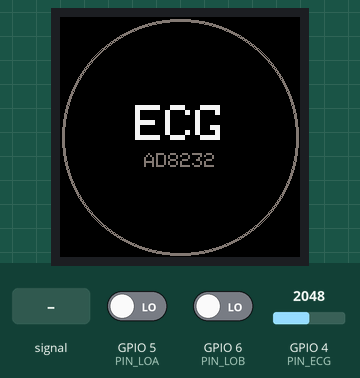
This sketch was run on a simulated ESP32-S3. Parts: 240×240 colour display. Inputs (shaded band) come from the test bench; at power-on: GPIO 5 (PIN_LOA) LOW, GPIO 6 (PIN_LOB) LOW, GPIO 4 (PIN_ECG) = 2048 (analog values on the 0–4095 scale). What the sketch prints to the serial monitor is not drawn.

Above: at 1.3 s.
1.4 s: GPIO 5 (PIN_LOA) driven HIGH
At 2.3 s:
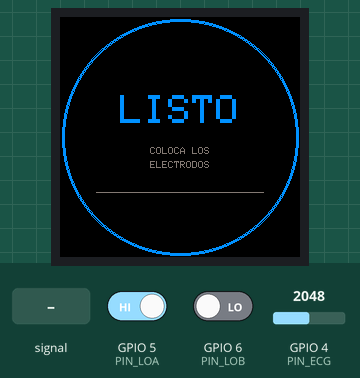
2.9 s: GPIO 5 (PIN_LOA) driven LOW
At 3.13 s:
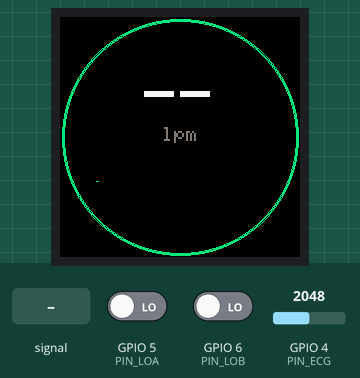
5.3 s: GPIO 4 (PIN_ECG) fed a 200 Hz sine of ±327 counts around its level
At 6.43 s:
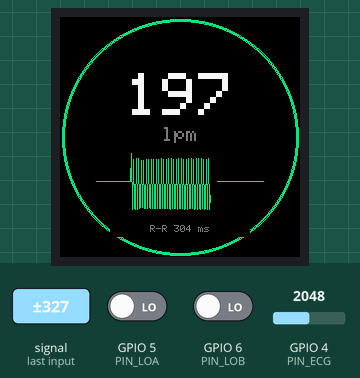
8.3 s: GPIO 6 (PIN_LOB) driven HIGH
At 9.5 s:
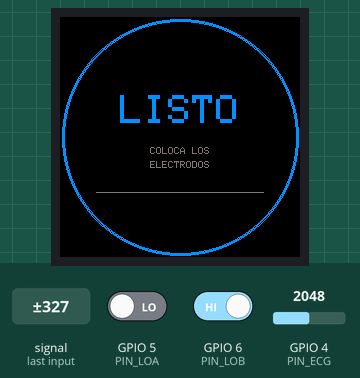
9.8 s: GPIO 6 (PIN_LOB) driven LOW
At 10.05 s:
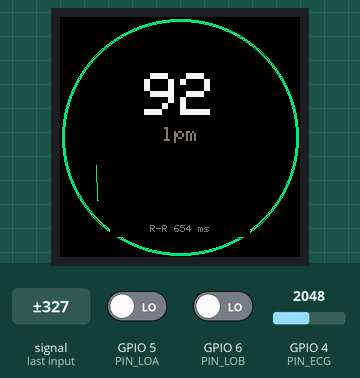
Timing chart, 0 to 10.2 s (numbered marks = the images above; inputs shaded):
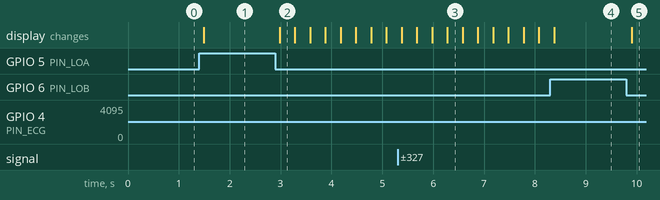

Measured:
- after the input at 1.4 s, the display: changes after 0.09 s (image 1)
- after the input at 2.9 s, the display: changes after 0.08 s (image 2)
- after the input at 8.3 s, the display: changes after 0.09 s (image 4)
- after the input at 9.8 s, the display: changes after 0.10 s (image 5)

The sketch:

ecg_tft_gc9a01.ino
```cpp
/*
  ECG con AD8232 + ESP32-S3 y pantalla TFT redonda GC9A01 (240x240).

  La pantalla actua de testigo con tres estados bien distintos:
    INICIANDO : aro gris,  "ECG AD8232"        -> la pantalla vive
    LISTO     : aro azul,  "LISTO"             -> conectado, sin medir
    MIDIENDO  : aro verde, onda + FC + R-R     -> midiendo

  Sigue enviando la senal filtrada por Serial a 115200 bd, un numero
  por linea, para verla en el Serial Plotter del Arduino IDE.

  ---------------------------------------------------------------
  CONEXIONES

  AD8232                 ESP32-S3
    GND        ------>   GND
    3.3V       ------>   3V3
    OUTPUT     ------>   GPIO4      (ADC1_CH3)
    LO-        ------>   GPIO5
    LO+        ------>   GPIO6
    SDN        ------>   sin conectar (el modulo trae pull-up)

  TFT (conector rotulado "TFT")
    VCC        ------>   3V3
    GND        ------>   GND
    SCK        ------>   GPIO12
    SDA        ------>   GPIO11     (es MOSI; el modulo lo rotula mal)
    CS         ------>   GPIO10
    A0/DC      ------>   GPIO14
    RESET      ------>   sin conectar (reset por software)
    LED        ------>   3V3

  ---------------------------------------------------------------
  POR QUE DOS NUCLEOS

  Un cuadro completo de 240x240 en color son 115 200 bytes.  Por SPI
  tarda decenas de milisegundos y el periodo de muestreo es de 4 ms:
  dibujar dentro del bucle de adquisicion se comeria muestras.

  Nucleo 0 solo muestrea, nucleo 1 solo dibuja.  Se comunican por un
  buffer circular de un productor y un consumidor, que no necesita
  semaforo.  El muestreo usa vTaskDelayUntil: el tick de FreeRTOS es
  de 1 ms, asi que 4 ticks dan 250 Hz exactos sin espera activa.
*/

#include <Arduino_GFX_Library.h>

// ---------------------------------------------------------------- pines
const int PIN_ECG = 4;
const int PIN_LOA = 5;        // uno de los leads-off
const int PIN_LOB = 6;        // el otro

// LED RGB integrado de la placa.  UN SOLO pin: el ESP32-S3 tiene 4
// canales RMT y rgbLedWrite() reserva uno por pin.
#define PIN_LED_PLACA 48

#define TFT_SCK  12
#define TFT_MOSI 11
#define TFT_CS   10
#define TFT_DC   14

Arduino_DataBus *bus = new Arduino_ESP32SPI(
    TFT_DC, TFT_CS, TFT_SCK, TFT_MOSI, GFX_NOT_DEFINED);
// RESET sin cablear: la libreria manda un reset por software.
Arduino_GFX *gfx = new Arduino_GC9A01(bus, GFX_NOT_DEFINED, 0, true /* IPS */);

// ---------------------------------------------------------------- senal
const float FS = 250.0f;
#define F_RED 60.0f          // 60 Hz en Colombia, 50 en Europa

struct Biquad {
  float b0, b1, b2, a1, a2, z1, z2;
  void set(float B0, float B1, float B2, float A0, float A1, float A2) {
    b0 = B0 / A0; b1 = B1 / A0; b2 = B2 / A0;
    a1 = A1 / A0; a2 = A2 / A0; z1 = z2 = 0.0f;
  }
  float operator()(float x) {
    float y = b0 * x + z1;
    z1 = b1 * x - a1 * y + z2;
    z2 = b2 * x - a2 * y;
    return y;
  }
};
Biquad hp, notch, lp;

void disenaFiltros() {
  const float PI2 = 6.2831853f;
  { float w = PI2 * 0.5f / FS, c = cosf(w), al = sinf(w) / (2.0f * 0.7071f);
    hp.set((1 + c) / 2, -(1 + c), (1 + c) / 2, 1 + al, -2 * c, 1 - al); }
  { float w = PI2 * F_RED / FS, c = cosf(w), al = sinf(w) / (2.0f * 30.0f);
    notch.set(1, -2 * c, 1, 1 + al, -2 * c, 1 - al); }
  { float w = PI2 * 40.0f / FS, c = cosf(w), al = sinf(w) / (2.0f * 0.7071f);
    lp.set((1 - c) / 2, 1 - c, (1 - c) / 2, 1 + al, -2 * c, 1 - al); }
}

// ------------------------------------------- buffer circular entre nucleos
#define NBUF 1024
volatile int16_t  rbuf[NBUF];
volatile uint32_t w_idx = 0;      // solo lo toca el nucleo 0
uint32_t          r_idx = 0;      // solo lo toca el nucleo 1

volatile float g_bpm = 0.0f;
volatile float g_rr  = 0.0f;
volatile bool     g_contacto = false;
volatile uint32_t g_latido = 0;      // millis() del ultimo pico R

// ---------------------------------------------------------- nucleo 0
void tareaMuestreo(void *)
{
  float offset = -1.0f;
  long  n = 0, sin_contacto = 0;

  float bloque_max = 0.0f, hist[3] = {0, 0, 0};
  int   bloque_n = 0, hist_i = 0;
  long  ult_pico = -1000;

  TickType_t t = xTaskGetTickCount();
  for (;;) {
    vTaskDelayUntil(&t, pdMS_TO_TICKS(4));      // 250 Hz exactos

    int  v = analogRead(PIN_ECG);
    bool despegado = (digitalRead(PIN_LOA) == HIGH || digitalRead(PIN_LOB) == HIGH);
    g_contacto = !despegado;

    // Sin contacto sostenido, borrar la FC: dejar el ultimo valor en
    // pantalla haria creer que sigue midiendo.
    if (despegado) {
      if (++sin_contacto > (long)(2 * FS)) { g_bpm = 0.0f; g_rr = 0.0f; }
    } else {
      sin_contacto = 0;
    }

    if (offset < 0) offset = (float)v;
    float y = lp(notch(hp((float)v - offset)));

    // El pasa-altos tarda ~1,5 s en asentarse; su transitorio inicial
    // es un pico enorme que arruinaria la escala de la pantalla.
    bool listo = (++n >= (long)(1.5f * FS));
    int16_t s = listo ? (int16_t)y : 0;

    rbuf[w_idx % NBUF] = s;
    w_idx++;
    Serial.println(s);

    if (listo && !despegado) {
      if (y > bloque_max) bloque_max = y;
      if (++bloque_n >= (int)FS) {
        hist[hist_i] = bloque_max;
        hist_i = (hist_i + 1) % 3;
        bloque_max = 0.0f; bloque_n = 0;
      }
      float pico = max(hist[0], max(hist[1], hist[2]));
      if (pico > 20.0f && y > 0.5f * pico && (n - ult_pico) > (long)(0.3f * FS)) {
        if (ult_pico > 0) {
          float rr = (n - ult_pico) / FS;
          if (rr > 0.3f && rr < 2.0f) {
            g_rr  = (g_rr > 0.0f) ? (0.75f * g_rr + 0.25f * rr) : rr;
            g_bpm = 60.0f / g_rr;
          }
        }
        ult_pico = n;
        g_latido = millis();
      }
    }
  }
}

// ---------------------------------------------------------- nucleo 1
#define NEGRO 0x0000
#define BANDA_X0 36
#define BANDA_X1 204
#define BANDA_Y0 132
#define BANDA_Y1 196
#define BANDA_MED ((BANDA_Y0 + BANDA_Y1) / 2)
#define BANDA_W  (BANDA_X1 - BANDA_X0)
#define BANDA_H  (BANDA_Y1 - BANDA_Y0)
#define DECIMA   3        // 1 columna cada 3 muestras -> barrido de ~2 s

uint16_t VERDE, AZUL, BLANCO, GRIS;

enum Vista { V_INICIO, V_ESPERA, V_MIDE };

void aro(uint16_t c) {
  for (int r = 116; r <= 118; r++) gfx->drawCircle(120, 120, r, c);
}

// Centra con la fuente integrada: 6 px de avance por caracter y tamano.
void centra(const char *s, int y, int tam, uint16_t color) {
  gfx->setTextSize(tam);
  gfx->setTextColor(color);
  gfx->setCursor(120 - (int)strlen(s) * 3 * tam, y);
  gfx->print(s);
}

void pintaInicio() {
  gfx->fillScreen(NEGRO);
  aro(GRIS);
  centra("ECG", 88, 5, BLANCO);
  centra("AD8232", 136, 2, GRIS);
}

void pintaEspera() {
  gfx->fillScreen(NEGRO);
  aro(AZUL);
  centra("LISTO", 78, 4, AZUL);
  centra("COLOCA LOS", 130, 1, GRIS);
  centra("ELECTRODOS", 144, 1, GRIS);
  // Linea plana: dice "conectado pero sin senal" mejor que un hueco.
  gfx->drawFastHLine(BANDA_X0, 175, BANDA_W, GRIS);
}

void pintaMideFijo() {
  gfx->fillScreen(NEGRO);
  aro(VERDE);
  centra("lpm", 110, 2, GRIS);
}

void tareaPantalla(void *)
{
  VERDE  = gfx->color565(0, 235, 120);
  AZUL   = gfx->color565(0, 145, 255);
  BLANCO = gfx->color565(245, 245, 245);
  GRIS   = gfx->color565(130, 120, 116);

  pintaInicio();
  rgbLedWrite(PIN_LED_PLACA, 40, 40, 40);   // gris: hay vida
  vTaskDelay(pdMS_TO_TICKS(1200));          // que se alcance a leer

  Vista vista = V_INICIO;
  int      ult_bpm = -1;
  uint32_t ult_rr_ms = 0;

  int   col = 0, dec = 0, pico_dec = 0;
  int   y_prev = BANDA_MED;
  float escala = 120.0f;
  uint32_t ult_led = 0xFFFFFFFF;

  TickType_t t = xTaskGetTickCount();
  for (;;) {
    vTaskDelayUntil(&t, pdMS_TO_TICKS(40));    // 25 cuadros por segundo

    // LED de la placa, en paralelo al aro de la pantalla.  Solo se
    // escribe cuando el color cambia: rgbLedWrite habla por RMT y no
    // tiene sentido repetirlo 25 veces por segundo.
    uint32_t color;
    if (!g_contacto)                        color = 0x000030;   // azul
    else if (millis() - g_latido < 90)      color = 0x3C3C3C;   // destello
    else                                    color = 0x003000;   // verde
    if (color != ult_led) {
      ult_led = color;
      rgbLedWrite(PIN_LED_PLACA, (color >> 16) & 0xFF,
                                 (color >> 8) & 0xFF, color & 0xFF);
    }

    Vista nueva = g_contacto ? V_MIDE : V_ESPERA;
    if (nueva != vista) {
      vista = nueva;
      if (vista == V_ESPERA) pintaEspera();
      else {
        pintaMideFijo();
        col = 0; dec = 0; pico_dec = 0; y_prev = BANDA_MED;
      }
      ult_bpm = -1; ult_rr_ms = 0;
    }

    // Vaciar siempre el buffer, se dibuje o no: si no, al recuperar
    // el contacto se dibujarian de golpe los segundos acumulados.
    uint32_t w = w_idx;
    if (w - r_idx > NBUF) r_idx = w - NBUF;
    while (r_idx != w) {
      int16_t s = rbuf[r_idx % NBUF];
      r_idx++;
      if (vista != V_MIDE) continue;

      // Decimar quedandose con la muestra de mayor amplitud del grupo:
      // si se tomara la primera, el QRS se perderia en muchos latidos.
      if (abs(s) > abs(pico_dec)) pico_dec = s;
      if (++dec < DECIMA) continue;
      dec = 0;
      int16_t val = pico_dec;
      pico_dec = 0;

      float a = fabsf((float)val);
      escala = (a > escala) ? a : (escala * 0.999f);
      if (escala < 40.0f) escala = 40.0f;

      int x = BANDA_X0 + col;
      int y = BANDA_MED - (int)((float)val * (BANDA_H / 2 - 4) / escala);
      if (y < BANDA_Y0) y = BANDA_Y0;
      if (y > BANDA_Y1) y = BANDA_Y1;

      int borra = min(7, BANDA_X1 - x);
      if (borra > 0) gfx->fillRect(x, BANDA_Y0, borra, BANDA_H, NEGRO);

      if (col == 0) y_prev = y;
      else          gfx->drawLine(x - 1, y_prev, x, y, VERDE);
      y_prev = y;

      if (++col >= BANDA_W) col = 0;
    }

    if (vista != V_MIDE) continue;

    int bpm = (int)(g_bpm + 0.5f);
    if (bpm != ult_bpm) {
      ult_bpm = bpm;
      gfx->fillRect(40, 54, 160, 50, NEGRO);
      char s[8];
      if (bpm > 0 && bpm < 300) snprintf(s, sizeof s, "%d", bpm);
      else                      snprintf(s, sizeof s, "--");
      centra(s, 56, 6, BLANCO);
    }

    uint32_t rr_ms = (uint32_t)(g_rr * 1000.0f);
    if (rr_ms / 10 != ult_rr_ms / 10) {
      ult_rr_ms = rr_ms;
      gfx->fillRect(50, 206, 140, 14, NEGRO);
      char s[24];
      if (rr_ms > 0) snprintf(s, sizeof s, "R-R %lu ms", (unsigned long)rr_ms);
      else           snprintf(s, sizeof s, "midiendo...");
      centra(s, 208, 1, GRIS);
    }
  }
}

// ---------------------------------------------------------------- setup
void setup()
{
  Serial.begin(115200);
#if ARDUINO_USB_CDC_ON_BOOT
  // Sin esto, si nadie tiene abierto el puerto la escritura se bloquea
  // y el muestreo se detiene con ella.
  Serial.setTxTimeoutMs(0);
#endif

  pinMode(PIN_LOA, INPUT);
  pinMode(PIN_LOB, INPUT);
  analogReadResolution(12);
  analogSetPinAttenuation(PIN_ECG, ADC_11db);
  disenaFiltros();

  // 10 MHz y no 40: los cables de protoboard son largos y sin
  // blindaje, y mas rapido el bus corrompe datos (se ve como lineas).
  if (!gfx->begin(10000000)) {
    Serial.println("# ERROR: la pantalla GC9A01 no responde");
  }

  xTaskCreatePinnedToCore(tareaPantalla, "pantalla", 8192, NULL, 2, NULL, 1);
  xTaskCreatePinnedToCore(tareaMuestreo, "muestreo", 4096, NULL, 5, NULL, 0);
}

void loop() { vTaskDelay(pdMS_TO_TICKS(1000)); }
```
